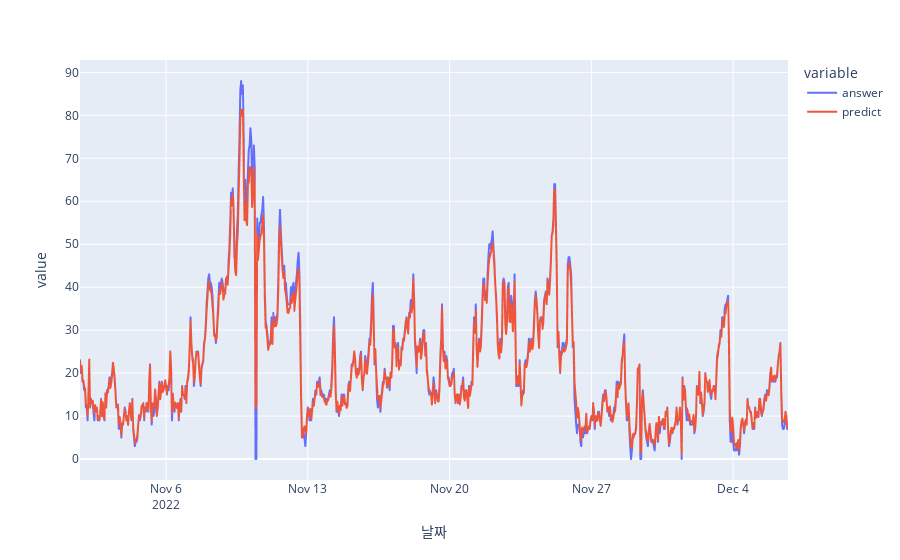

The code cell stored with this chart in its notebook:
### Code cell
fig = px.line(df, x="날짜", y=["answer", 'predict'],
#              title='Life expectancy in Canada',
#              color=["predict", 'answer'],
#              line_group='country',
#              hover_name='country'
             )

fig.show()

### Figure 1 — Plotly figure (JSON) as saved in the notebook; plotly's stock layout.template omitted (floating-point values rounded to 4 significant figures; data arrays with more than 128 entries replaced by an {"elided": "..."} marker saying what was removed)
{"data": [{"hovertemplate": "variable=answer<br>날짜=%{x}<br>value=%{y}<extra></extra>", "legendgroup": "answer", "line": {"color": "#636efa", "dash": "solid"}, "marker": {"symbol": "circle"}, "mode": "lines", "name": "answer", "showlegend": true, "type": "scattergl", "x": {"elided": "840 str values"}, "xaxis": "x", "y": {"elided": "840 int values"}, "yaxis": "y"}, {"hovertemplate": "variable=predict<br>날짜=%{x}<br>value=%{y}<extra></extra>", "legendgroup": "predict", "line": {"color": "#EF553B", "dash": "solid"}, "marker": {"symbol": "circle"}, "mode": "lines", "name": "predict", "showlegend": true, "type": "scattergl", "x": {"elided": "840 str values"}, "xaxis": "x", "y": {"elided": "840 float values"}, "yaxis": "y"}], "layout": {"legend": {"title": {"text": "variable"}, "tracegroupgap": 0}, "margin": {"t": 60}, "xaxis": {"anchor": "y", "domain": [0, 1], "title": {"text": "날짜"}}, "yaxis": {"anchor": "x", "domain": [0, 1], "title": {"text": "value"}}}}
